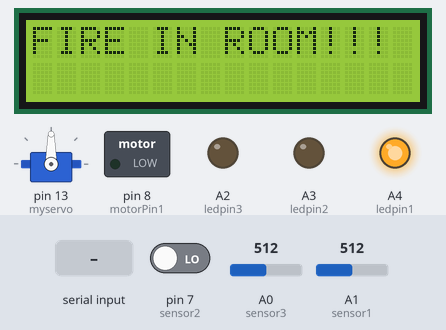
A sketch run on a simulated Arduino Uno, built with avr-gcc and run on an emulated ATmega328P. Parts: servo, 16×2 character LCD, switched loads named in the sketch (green lamp = pin HIGH), output pins drawn as LEDs (lit = HIGH). Inputs (shaded band) come from the test bench; at power-on: pin 7 (sensor2) LOW, A1 (sensor1) = 512, A0 (sensor3) = 512. The modem accepts every AT command (registered, SIM ready, sends succeed) and sends nothing else; what the sketch prints to the serial monitor is not drawn.

Above: at 2.6 s.
2.7 s: pin 7 (sensor2) driven HIGH
At 9.5 s:
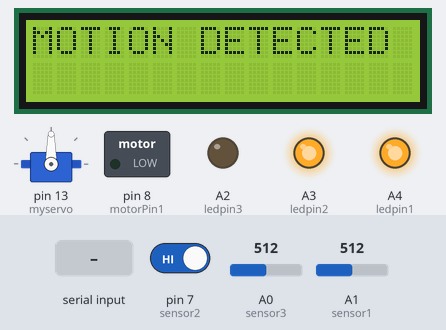
At 15.9 s:
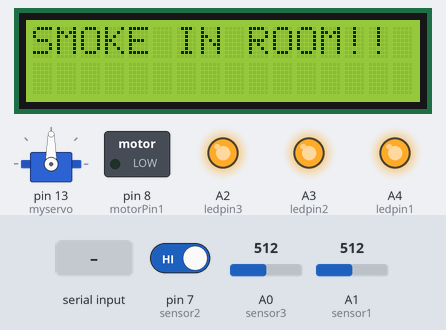
16.6 s: "0" received over Serial
22.9 s: A1 (sensor1) set to 95
33.6 s: A1 (sensor1) set to 84
At 46.8 s:
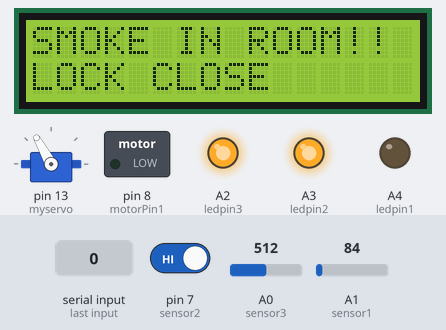
47.5 s: "1" received over Serial
61.2 s: A1 (sensor1) set to 122
At 63.7 s:
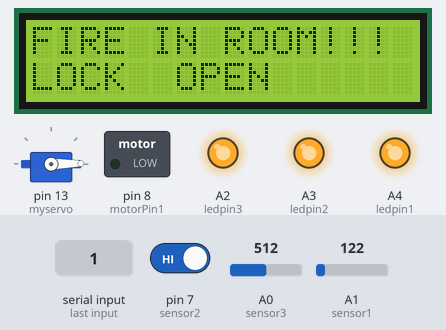
Timing chart, 0 to 65.2 s (numbered marks = the images above; inputs shaded):
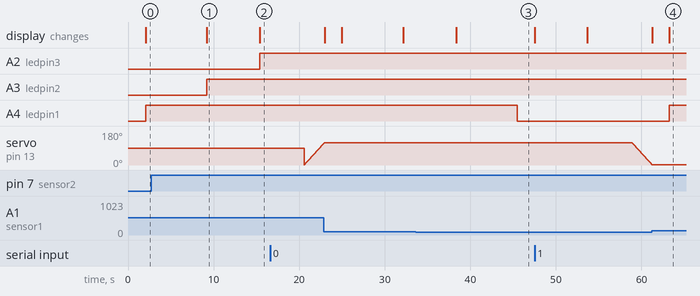

Measured:
- the behaviour switches between 91 and 90 on A1 (sensor1) (found by bisection; images 2 and 3)
- after the input at 2.7 s, A2 (ledpin3): LOW → HIGH after 12.7 s instead of 8.5 s; A3 (ledpin2): LOW → HIGH after 6.5 s; the display: changes after 6.5 s (image 1)
- after the input at 33.6 s, A4 (ledpin1): HIGH → LOW after 11.9 s
- after the input at 61.2 s, A4 (ledpin1): LOW → HIGH after 2.1 s; the display: first differs from a run without the input after 2.1 s (image 4)
- what the display in image 1 shows lasts 6.2 s, from 9.2 s to 15.4 s

The sketch:

Arduino_code.ino
```cpp
#include <SoftwareSerial.h>
#include<LiquidCrystal.h>
#include <Servo.h>
LiquidCrystal lcd(12, 11, 5, 4, 3, 2);
SoftwareSerial mySerial(9, 10);

int motorPin1 = 8;
Servo myservo;
int pos = 0;
//int myservo = 13;

int sensor1=A1;
int sensor2=7;
float sensor3=A0;
float gas_value;
int sensor_value;
float temp_read,Temp_alert_val,Temp_shut_val;
//int sms_count1=0;
//int sms_count2=0;
//int sms_count3=0;
int ledpin1 = A4;
int ledpin2 = A3;
int ledpin3 = A2;


void setup()
{
   pinMode(motorPin1, OUTPUT);
  // pinMode(myservo, OUTPUT);
   myservo.attach(13);
  pinMode(sensor1,INPUT);
  pinMode(sensor2,INPUT);
  pinMode(sensor3,INPUT);
  pinMode(ledpin1,OUTPUT);
  pinMode(ledpin2,OUTPUT);
  pinMode(ledpin3,OUTPUT);
  lcd.begin(16, 2);
  mySerial.begin(9600);
  Serial.begin(9600);

}

void loop()
{
  servo_dc_motor();
  CheckFire();
  CheckShutDown();
  CheckMotion();
  CheckSmoke();

}

void servo_dc_motor()
{
   if (Serial.available() > 0) {

   char data;
    data = Serial.read();

    switch(data)
    {
       case '0':

      // digitalWrite(myservo, HIGH);

      for(; pos < 120; pos += 1)
      {
     myservo.write(pos);

     delay(20);
      }
      lcd.setCursor(0,1);
       lcd.print("LOCK CLOSE");

      break;

    case '1':

   // digitalWrite(myservo, LOW );


    for(; pos>=1; pos-=1)
  {
    myservo.write(pos);

    delay(20);
  }
   lcd.setCursor(0,1);
    lcd.print("LOCK  OPEN");

    break;

      case '2':

     digitalWrite(motorPin1, HIGH);
     lcd.setCursor(0,1);
     lcd.print("FAN  ON !!");


      break;

    case '3':

  digitalWrite(motorPin1, LOW);
  lcd.setCursor(0,1);
   lcd.print("FAN OFF !!");

    break;
  }
}
}

void CheckFire()
{

Temp_alert_val=CheckTemp();
Serial.println(Temp_alert_val);
delay(2000);
if(Temp_alert_val>45)
{
   digitalWrite(ledpin1,HIGH);
   lcd.setCursor(0,0);
   lcd.print("FIRE IN ROOM!!!");

   delay(2000);
   SetAlert();
}
else{
   digitalWrite(ledpin1,LOW);

}
}

float CheckTemp()
{
temp_read=analogRead(sensor1);
temp_read=temp_read*5;
temp_read=temp_read/10;
return temp_read;
}

void SetAlert()
{
//while(sms_count1<1)
//{
SendTextMessage1();
//}

}

void CheckShutDown()
{

Temp_shut_val=CheckTemp();
if(Temp_shut_val<18)
{
  SendTextMessage12();

}
}

void CheckMotion()
{
sensor_value=digitalRead(sensor2);
Serial.println(sensor_value);
delay(2000);
if(sensor_value==HIGH)
{
   digitalWrite(ledpin2,HIGH);
   lcd.setCursor(0,0);
    lcd.print("MOTION DETECTED");

   delay(1000);
   SendTextMessage2();
}

 else
{
  digitalWrite(ledpin2,LOW);
}
}
void CheckSmoke()
{

gas_value=analogRead(sensor3);
Serial.println(gas_value);
delay(2000);
if(gas_value>500)
{
  digitalWrite(ledpin3,HIGH);
  lcd.setCursor(0,0);
    lcd.print("SMOKE IN ROOM!!");

  delay(2000);
  SendTextMessage3();
}
else{
  digitalWrite(ledpin3,LOW);
}
}


void SendTextMessage1()
{
  mySerial.println("AT+CMGF=1");
  delay(1000);
  mySerial.println("AT+CMGS=\"+917014893710\"\r");
  delay(1000);
  mySerial.println("Fire in NEW ROOM!");
  delay(100);
  mySerial.println((char)26);
  delay(1000);
  /* mySerial.println("AT+CMGS=\"+919794765991\"\r");
  delay(2000);
  mySerial.println("Fire in NEW ROOM!");
  delay(200);
  mySerial.println((char)26);
  delay(5000);
  sms_count1++;*/

}
void SendTextMessage12()
{
  mySerial.println("AT+CMGF=1");
  delay(1000);
  mySerial.println("AT+CMGS=\"+917014893710\"\r");
  delay(1000);
  mySerial.println("Now Everything is Safe!");
  delay(100);
  mySerial.println((char)26);
  delay(1000);
}

void SendTextMessage2()
{
   mySerial.println("AT+CMGF=1");
  delay(1000);
  mySerial.println("AT+CMGS=\"+917014893710\"\r");
  delay(1000);
  mySerial.println("PIR Detected a Motion in the Room!");
  delay(100);
  mySerial.println((char)26);
  delay(1000);
}

void SendTextMessage3()
{
   mySerial.println("AT+CMGF=1");
  delay(1000);
  mySerial.println("AT+CMGS=\"+917014893710\"\r");
  delay(1000);
  mySerial.println("Smoke in the Room!");
  delay(100);
  mySerial.println((char)26);
  delay(1000);
}
```
